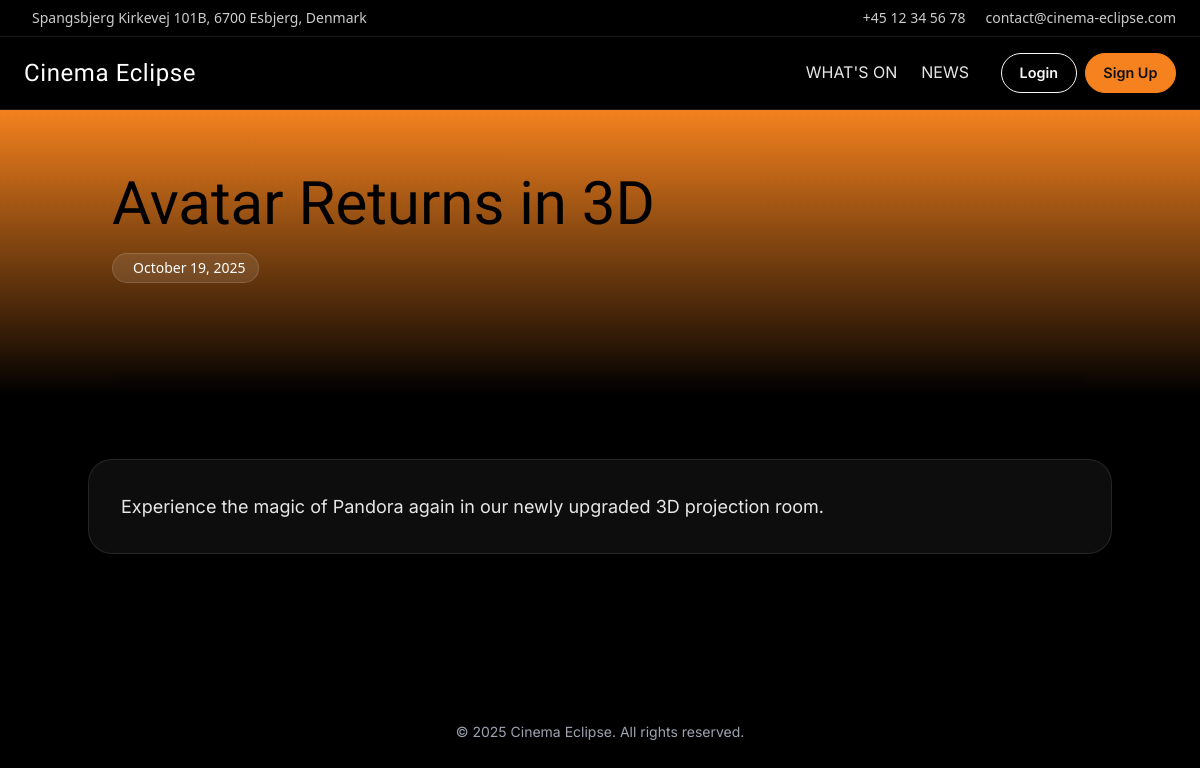
The app's page /views/news/news.php?id=4 with its own data.
### tables this page shows
CREATE TABLE news (
    id INT AUTO_INCREMENT PRIMARY KEY,
    title VARCHAR(255) NOT NULL,
    content TEXT NOT NULL,
    date_added DATETIME DEFAULT CURRENT_TIMESTAMP
);

### admin_dashboard/views/news/news_functions.php (called while the page is built, shortened)
<?php
function getNewsById($db, $id): ?array {
    try {
        $stmt = $db->prepare("SELECT * FROM news WHERE id = ?");
        $stmt->execute([$id]);
        $result = $stmt->fetch(PDO::FETCH_ASSOC);
        return $result ?: null;
    } catch (PDOException $e) {
        error_log("Database error in getNewsById: " . $e->getMessage());
        return null;
    }
}

### views/news/news.php (the view, shortened to what this page needs)
<?php
require_once __DIR__ . '/../../backend/connection.php';
require_once __DIR__ . '/../../admin_dashboard/views/news/news_functions.php';
$id = isset($_GET['id']) ? intval($_GET['id']) : 0;
$article = getNewsById($db, $id);
?>
<!DOCTYPE html>
<html lang="en">
<?php include '../../shared/head.php'; ?>
<body class="min-h-screen flex flex-col bg-black text-white font-sans">
<?php include '../../shared/header.php'; ?>
<section class="relative isolate overflow-hidden bg-gradient-to-b from-[var(--secondary)] to-[var(--primary)]/40 text-black">
    <div class="pointer-events-none absolute inset-0 opacity-10"
         style="background-image: radial-gradient(transparent 0, rgba(0,0,0,.08));
                background-size: 8px 8px;">
    </div>
    <div class="container mx-auto max-w-5xl px-6 py-16">
        <h1 class="text-4xl md:text-6xl font-[Limelight] mb-4"><?= htmlspecialchars($article['title']) ?></h1>
        <div class="inline-flex items-center gap-2 rounded-full bg-white/10 backdrop-blur px-3 py-1 text-xs md:text-sm border  text-white border-white/15">
            <?= date('F j, Y', strtotime($article['date_added'])) ?>
        </div>
    </div>
    <div class="mx-auto max-w-5xl px-6">
        <div class="h-6"></div>
        <div class="h-6 rounded-b-3xl bg-black/10"></div>
    </div>
</section>
<section class="py-16 px-6">
    <div class="mx-auto max-w-5xl rounded-3xl border border-white/10 bg-white/5 backdrop-blur-sm p-8 shadow-2xl">
        <article class="prose prose-invert max-w-none">
            <p class="text-white/90 leading-relaxed text-lg">
                <?= nl2br(htmlspecialchars($article['content'])) ?>
            </p>
        </article>
    </div>
</section>
<?php include '../../shared/footer.php'; ?>
</body>
</html>

### style.css (style rules this page uses)
:root { --primary: #111111; --secondary: #f5821e; --white: #f8f8f8; --black: #111111; --primary-font: 'Limelight', cursive; --body-font: 'Inter', sans-serif; }
h1, h3, h4, h5, h6 { font-family: var(--primary-font); }
body, p, li, a { font-family: var(--body-font); }
.bg-black { background-color: var(--black); }
.text-white { color: var(--white); }
.text-black { color: var(--black); }

### records on screen
news: title "Avatar Returns in 3D", date_added "October 19, 2025", content "Experience the magic of Pandora again in our newly upgraded 3D projection room."

### other values on screen
$contact['contact_address'] "Spangsbjerg Kirkevej 101B, 6700 Esbjerg, Denmark"
$contact['contact_phone'] "+45 12 34 56 78"
$contact['contact_email'] "contact@cinema-eclipse.com"
